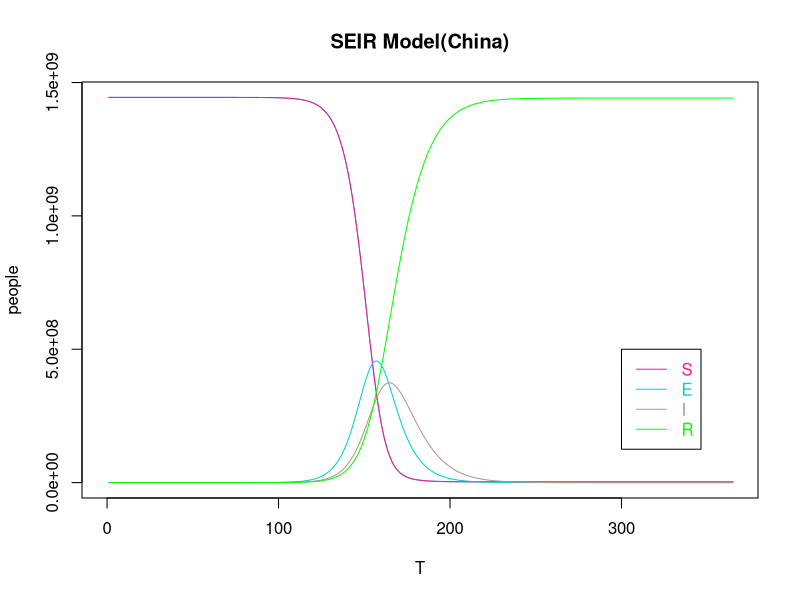

Recreate this plot in R.
#China
rm(list = ls())

N = 1444216102
E = 0
I = 1
S = N-I
R = 0


r = 20
B = 0.03
a = 0.1
y = 0.1


T = 365

 
for (i in 1:(T-1)){

  S[i+1] = S[i] - r*B*S[i]*I[i]/N
  E[i+1] = E[i] + r*B*S[i]*I[i]/N - a*E[i]
  I[i+1] = I[i] + a*E[i] - y*I[i]
  R[i+1] = R[i] + y*I[i]

}

result <- data.frame(S, E, I, R)

#View(result)

X_lim <- seq(1,T,by=1)

plot(S~X_lim, pch=15, col="DarkTurquoise", main = "SEIR Model(China)", type = "l", xlab = "T", ylab = "people", xlim = c(0,T), ylim = c(0,1444216102))
lines(S, col="DeepPink", lty=1) 
lines(E, col="DarkTurquoise", lty=1)
lines(I, col="RosyBrown", lty=1)
lines(R, col="green", lty=1)
legend(300,500000000,c("S","E","I","R"),col=c("DeepPink","DarkTurquoise","RosyBrown","green"),text.col=c("DeepPink","DarkTurquoise","RosyBrown","green"),lty=c(1,1,1,1))
